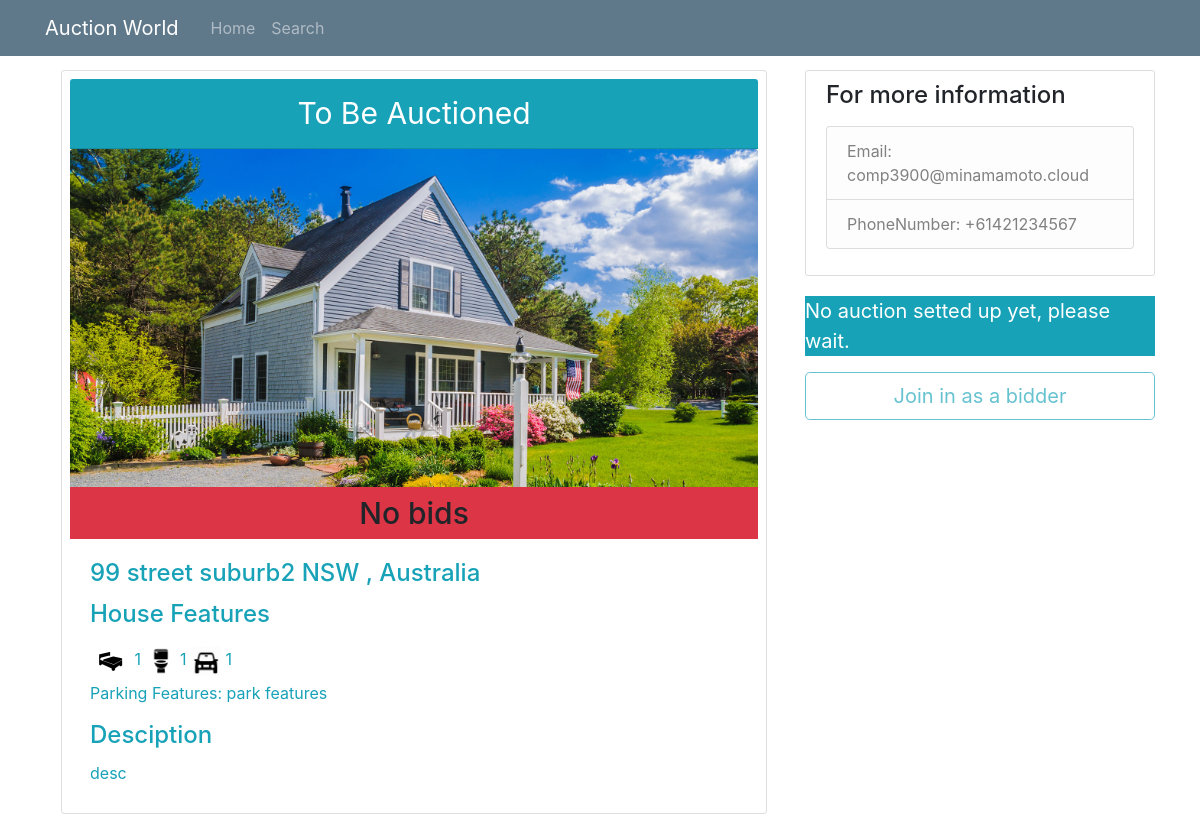
The page /viewProperty/2 on the database as committed earlier.
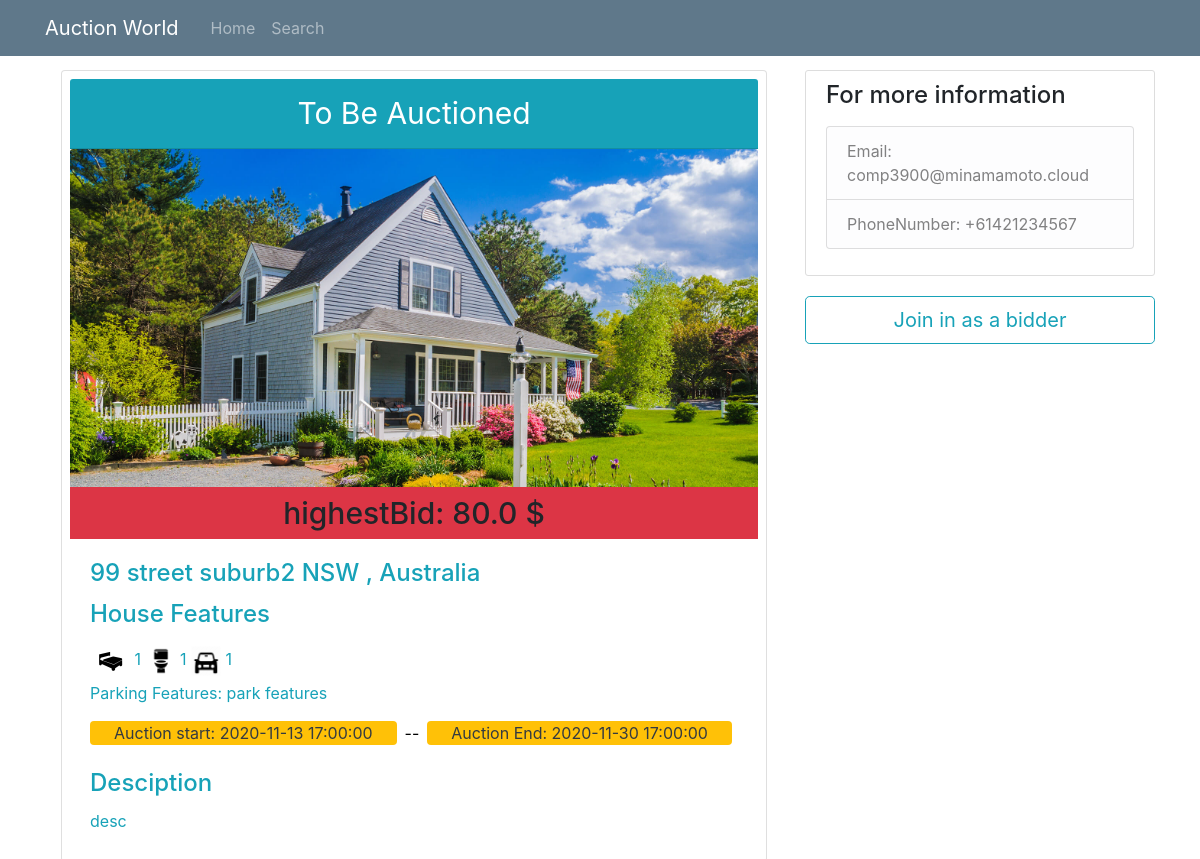
The same page on the database as committed later.
### models.py (models this page shows, shortened)
class Photos(db.Model):
    __tablename__ = 'Photos'
    id = db.Column(db.Integer, primary_key = True)
    photo = db.Column(db.String)
    property_id = db.Column(db.Integer, db.ForeignKey('Property.id'))

class Property(db.Model):
    __tablename__ = 'Property'
    id = db.Column(db.Integer, primary_key = True)
    property_type = db.Column(db.String)
    add_unit = db.Column(db.String(100))
    add_num = db.Column(db.String(100))
    add_name = db.Column(db.String(100))
    add_suburb = db.Column(db.String(100))
    add_state = db.Column(db.String(3))
    add_pc = db.Column(db.String(4))
    num_bedrooms = db.Column(db.Integer)
    num_parking = db.Column(db.Integer)
    num_bathrooms = db.Column(db.Integer)
    parking_features = db.Column(db.String)
    building_size = db.Column(db.Integer)
    land_size = db.Column(db.Integer)
    inspection_date = db.Column(db.DateTime)
    description = db.Column(db.String(2000))
    year_built = db.Column(db.Integer)
    seller = db.Column(db.Integer, db.ForeignKey('User.id'))
    auctionId = db.relationship('AuctionDetails', backref='Property', uselist=False)
    photo_collection = db.relationship('Photos', backref='Property', lazy='dynamic')
    status = db.Column(db.String)

class Bid(db.Model):
    __tablename__ = 'Bid'
    id = db.Column(db.Integer, primary_key=True)
    BidderID = db.Column(db.Integer, db.ForeignKey('User.id'), nullable=False)
    AuctionID = db.Column(db.Integer, db.ForeignKey('AuctionDetails.id'), nullable=False)
    Amount = db.Column(db.Float, nullable=False)

class AuctionDetails(db.Model):
    __tablename__ = 'AuctionDetails'
    id = db.Column(db.Integer, primary_key=True)
    AuctionStart = db.Column(db.DateTime, nullable=False)
    AuctionEnd = db.Column(db.DateTime, nullable=False)
    ReservePrice = db.Column(db.Float, nullable=False)
    MinBiddingGap = db.Column(db.Float, nullable=False)
    PropertyID = db.Column(db.String, db.ForeignKey('Property.id'), unique=True, nullable=False)
    SellerID = db.Column(db.Integer, db.ForeignKey('User.id'), nullable=False)

### routes.py (the view)
@app.route('/viewProperty/<property_id>', methods=['POST','GET'])
def viewProperty(property_id):
    property_info = Property.query.filter_by(id=property_id).first_or_404()
    seller = User.query.get(property_info.seller)
    auction = AuctionDetails.query.filter_by(PropertyID = property_id).first()
    if auction:
        highestBid = Bid.query.filter_by(AuctionID = auction.id).order_by(desc(Bid.Amount)).first()
    else:
        highestBid = None
    return render_template('viewProperty.html', title='View Property', property=property_info, seller= seller, auction=auction, highestBid=highestBid)

### templates/viewProperty.html (shortened to what this page needs)
{% extends "base.html" %}
{% block content %}
<div class="row">
    {% if current_user.id != seller.id %}
        <div class="col-md-8">
    {% else %}
        <div class="col-md-10">
    {% endif %}
                <div class="card p-2 col-md-3.8 ml-3 mr-2 mb-3">
                    <div class="card-header text-center bg-info text-white" style="font-size: 30px;">
                        {% if property.status == "auction" %}
                            To Be Auctioned
                        {% elif property.status == "sold" %}
                            Sold
                        {% else %}
                            Error
                        {% endif %}
                    </div>
                    {% if not property.photo_collection.all() %}
						<img class="card-img-top" src="/static/propertyImage/4.jpg" alt="Card image cap" >
					{% else %}
						<img class="card-img-top" src="/static/propertyImage/{{property.photo_collection.first().photo}}" alt="Card image cap" >
					{% endif %}
                    <h6 class="card-subtitle pt-2 pb-2 text-center bg-danger" style="font-size: 30px;" >
                        {% if highestBid:%}
                            highestBid: {{highestBid.Amount}} $
                        {% else %}
                            No bids
                        {% endif%}
                    </h6>
                    <div class="card-body text-info">
                        <h4 class="card-title">
                            {{property.add_num}} {{property.add_name}} {{property.add_suburb}} {{property.add_state}} {{property.pc}}, Australia
                        </h4>
                        <h4 class="card-title">{{property.property_type}} Features </h4>
                        <p class="card-text">
							<span><img src="/static/propertyImage/bedicon.png" alt="Card image cap" style="width:40px; height: 40px;"> {{property.num_bedrooms}}</span>
							<span><img src="/static/propertyImage/restroom.png" alt="Card image cap" style="width:30px; height: 30px;"> {{property.num_bedrooms}}</span>
                            <span><img src="/static/propertyImage/car.png" alt="Card image cap" style="width:30px; height: 30px;"> {{property.num_parking}}</span> <br>
                            <span>Parking Features: {{property.parking_features}}</span>
						</p>
                        {% if auction.AuctionStart and auction.AuctionEnd %}
                            <p class="text-dark bg-warning rounded pl-4 pr-4 mr-2 mb-0" style="float: left;"> Auction start: {{auction.AuctionStart}} </p>
                            <p style="float: left; color: black;" class="mb-0">--</p>
                            <p class="text-dark bg-warning rounded pl-4 pr-4 ml-2 mb-0" style="float: left;"> Auction End: {{auction.AuctionEnd}} </p> <br><br>
                        {% endif %}
                        <h4 class="card-title"> Desciption </h4>
                        <p class="card-text">{{property.description}}</p>
                    </div>
                </div>
    </div>
    {% if current_user.id != seller.id %}
        <div class="col-md-4">
            <div class="content-section">
                <h4>For more information</h4>
                <p class='text-muted'>
                <ul class="list-group">
                    <li class="list-group-item list-group-item-light">Email: comp3900@minamamoto.cloud</li>
                    <li class="list-group-item list-group-item-light">PhoneNumber: +61421234567</li>
                </ul>
                </p>
            </div>
            {% if auction %}
            <a href="{{ url_for( 'viewAuction', AuctionID_= auction.id ) }}" >
                <button class ="btn btn-outline-info btn-lg" style="width: 100%;" type="submit" > Join in as a bidder</button>
            </a>
            {% else %}
            <p class="bg-info text-white" style="font-size: 20px;">No auction setted up yet, please wait.</p>
            <a href="{{ url_for( 'viewAuction', AuctionID_= auction.id ) }}" >
                <button class ="btn btn-outline-info btn-lg" style="width: 100%;" type="submit" disabled> Join in as a bidder</button>
            </a>
            {% endif %}
        </div>
    {% endif %}
</div>
{% endblock %}

### templates/base.html (shortened to what this page needs)
<!DOCTYPE html>
<html lang="en">
<head>
    <link rel="stylesheet" type="text/css" href="../static/css/main.css">
    <link rel="stylesheet" href="https://maxcdn.bootstrapcdn.com/bootstrap/4.0.0/css/bootstrap.min.css">
</head>
<body>
    <header class="site-header">
        <nav class="navbar navbar-expand-md navbar-dark bg-steel fixed-top">
          <div class="container">
            <a class="navbar-brand mr-4" href="/" >Auction World</a>
            <div class="collapse navbar-collapse" id="navbarToggle">
              <div class="navbar-nav mr-auto">
                <a class="nav-item nav-link" href="{{ url_for('home') }}">Home</a>
                <a class="nav-item nav-link" href="/search">Search</a>
              </div>
            </div>
          </div>
        </nav>
      </header>
      <main role="main" class="container" style="margin-top: 70px;">
        <div class="row">
          <div class="col-md-12">
            {% block content %}{% endblock %}
          </div>
        </div>
      </main>
</body>
</html>

### static/css/main.css (style rules this page uses)
body { background: #fafafa; color: #333333; margin-top: 5rem; }
h1, h2, h3, h4, h5, h6 { color: #444444; }
.bg-steel { background-color: #5f788a; }
.site-header .navbar-nav .nav-link { color: #cbd5db; }
.content-section { background: #ffffff; padding: 10px 20px; border: 1px solid #dddddd; border-radius: 3px; margin-bottom: 20px; }

Rows that differ between the two databases and show on the page:
added Bid: Amount "80.0"
added AuctionDetails: AuctionStart "2020-11-13 17:00:00", AuctionEnd "2020-11-30 17:00:00"
Other text that changed with them:
text no longer shown: "No bids No auction setted up yet, please wait."
text now shown: "highestBid: $ Auction start: -- Auction End:"
